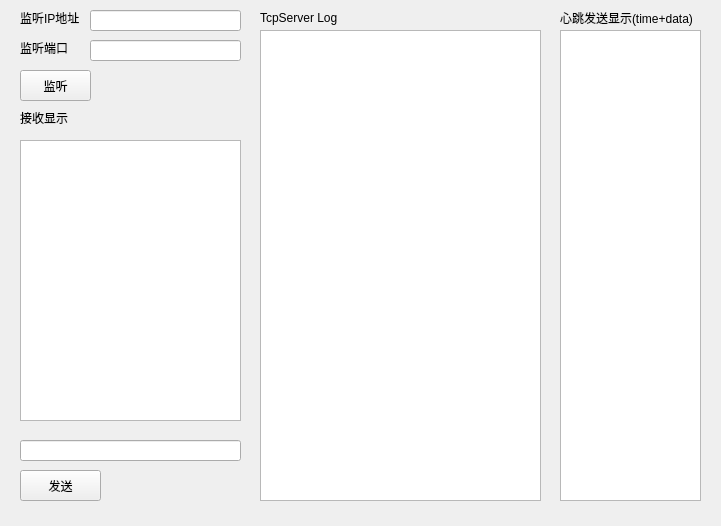
<?xml version="1.0" encoding="UTF-8"?>
<ui version="4.0">
 <class>MainWindow</class>
 <widget class="QMainWindow" name="MainWindow">
  <property name="geometry">
   <rect>
    <x>0</x>
    <y>0</y>
    <width>721</width>
    <height>526</height>
   </rect>
  </property>
  <property name="windowTitle">
   <string>TCPTest-Server</string>
  </property>
  <widget class="QWidget" name="centralWidget">
   <widget class="QTextBrowser" name="textBrowser_recive">
    <property name="geometry">
     <rect>
      <x>20</x>
      <y>140</y>
      <width>221</width>
      <height>281</height>
     </rect>
    </property>
   </widget>
   <widget class="QLabel" name="label">
    <property name="geometry">
     <rect>
      <x>20</x>
      <y>110</y>
      <width>51</width>
      <height>16</height>
     </rect>
    </property>
    <property name="text">
     <string>接收显示</string>
    </property>
   </widget>
   <widget class="QLabel" name="label_2">
    <property name="geometry">
     <rect>
      <x>260</x>
      <y>10</y>
      <width>91</width>
      <height>16</height>
     </rect>
    </property>
    <property name="text">
     <string>TcpServer Log</string>
    </property>
   </widget>
   <widget class="QLineEdit" name="lineEdit_send">
    <property name="geometry">
     <rect>
      <x>20</x>
      <y>440</y>
      <width>221</width>
      <height>21</height>
     </rect>
    </property>
   </widget>
   <widget class="QPushButton" name="pushButton_send">
    <property name="geometry">
     <rect>
      <x>20</x>
      <y>470</y>
      <width>81</width>
      <height>31</height>
     </rect>
    </property>
    <property name="text">
     <string>发送</string>
    </property>
   </widget>
   <widget class="QLineEdit" name="lineEdit_listenIP">
    <property name="geometry">
     <rect>
      <x>90</x>
      <y>10</y>
      <width>151</width>
      <height>21</height>
     </rect>
    </property>
   </widget>
   <widget class="QLineEdit" name="lineEdit_listenPort">
    <property name="geometry">
     <rect>
      <x>90</x>
      <y>40</y>
      <width>151</width>
      <height>21</height>
     </rect>
    </property>
   </widget>
   <widget class="QLabel" name="label_3">
    <property name="geometry">
     <rect>
      <x>20</x>
      <y>10</y>
      <width>61</width>
      <height>16</height>
     </rect>
    </property>
    <property name="text">
     <string>监听IP地址</string>
    </property>
   </widget>
   <widget class="QLabel" name="label_4">
    <property name="geometry">
     <rect>
      <x>20</x>
      <y>40</y>
      <width>51</width>
      <height>16</height>
     </rect>
    </property>
    <property name="text">
     <string>监听端口</string>
    </property>
   </widget>
   <widget class="QPushButton" name="pushButton_listen">
    <property name="geometry">
     <rect>
      <x>20</x>
      <y>70</y>
      <width>71</width>
      <height>31</height>
     </rect>
    </property>
    <property name="text">
     <string>监听</string>
    </property>
   </widget>
   <widget class="QTextBrowser" name="textBrowser_log">
    <property name="geometry">
     <rect>
      <x>260</x>
      <y>30</y>
      <width>281</width>
      <height>471</height>
     </rect>
    </property>
   </widget>
   <widget class="QTextBrowser" name="textBrowser_heartbeat">
    <property name="geometry">
     <rect>
      <x>560</x>
      <y>30</y>
      <width>141</width>
      <height>471</height>
     </rect>
    </property>
   </widget>
   <widget class="QLabel" name="label_5">
    <property name="geometry">
     <rect>
      <x>560</x>
      <y>10</y>
      <width>141</width>
      <height>16</height>
     </rect>
    </property>
    <property name="text">
     <string>心跳发送显示(time+data)</string>
    </property>
   </widget>
  </widget>
 </widget>
 <layoutdefault spacing="6" margin="11"/>
 <resources/>
 <connections/>
</ui>
